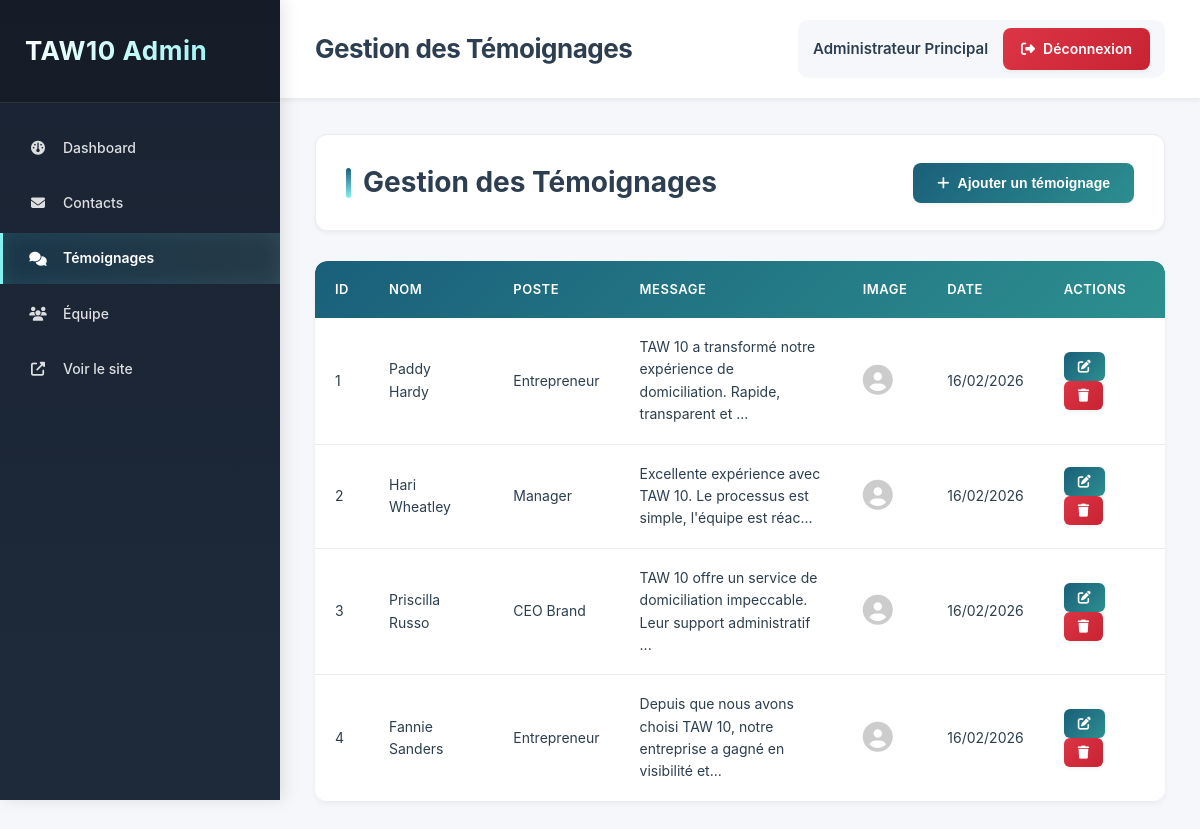
Screenshot of /admin/testimonials.php (signed in) with the database file from the repository.
### tables this page shows
CREATE TABLE IF NOT EXISTS testimonials (
    id INT AUTO_INCREMENT PRIMARY KEY,
    nom VARCHAR(255) NOT NULL,
    poste VARCHAR(255) NOT NULL,
    message TEXT NOT NULL,
    image VARCHAR(255),
    created_at TIMESTAMP DEFAULT CURRENT_TIMESTAMP
);

### admin/testimonials.php (the view, shortened to what this page needs)
<?php
require_once 'includes/layout.php';
$conn = getDBConnection();
$testimonials = $conn->query("SELECT * FROM testimonials ORDER BY created_at DESC");
?>
<div class="page-header">
    <h2>Gestion des Témoignages</h2>
    <button class="btn-primary" onclick="document.getElementById('addForm').style.display='block'">
        <i class="fas fa-plus"></i> Ajouter un témoignage
    </button>
</div>
<div class="table-container">
    <table class="data-table">
        <thead>
            <tr>
                <th>ID</th>
                <th>Nom</th>
                <th>Poste</th>
                <th>Message</th>
                <th>Image</th>
                <th>Date</th>
                <th>Actions</th>
            </tr>
        </thead>
        <tbody>
            <?php while($testimonial = $testimonials->fetch_assoc()): ?>
            <tr>
                <td><?php echo $testimonial['id']; ?></td>
                <td><?php echo htmlspecialchars($testimonial['nom']); ?></td>
                <td><?php echo htmlspecialchars($testimonial['poste']); ?></td>
                <td class="message-cell">
                    <?php echo htmlspecialchars(substr($testimonial['message'], 0, 80)); ?>...
                </td>
                <td>
                    <?php if ($testimonial['image']): ?>
                        <img src="<?php echo htmlspecialchars($testimonial['image']); ?>" alt="" style="width: 50px; height: 50px; border-radius: 50%; object-fit: cover;">
                    <?php else: ?>
                        <i class="fas fa-user-circle" style="font-size: 30px; color: #ccc;"></i>
                    <?php endif; ?>
                </td>
                <td><?php echo date('d/m/Y', strtotime($testimonial['created_at'])); ?></td>
                <td>
                    <a href="?edit=<?php echo $testimonial['id']; ?>" class="btn-action btn-edit">
                        <i class="fas fa-edit"></i>
                    </a>
                    <a href="?delete=<?php echo $testimonial['id']; ?>" class="btn-action btn-delete"
                       onclick="return confirm('Êtes-vous sûr de vouloir supprimer ce témoignage ?');">
                        <i class="fas fa-trash"></i>
                    </a>
                </td>
            </tr>
            <?php endwhile; ?>
        </tbody>
    </table>
</div>
<?php
require_once 'includes/footer.php';
?>

### admin/assets/css/admin.css (style rules this page uses)
* { margin: 0; padding: 0; box-sizing: border-box; }
:root { --primary-color: #1a5f7a; --secondary-color: #2c8f8f; --accent-color: #84f2f1; --success-color: #28a745; --danger-color: #dc3545; --warning-color: #ffc107; --info-color: #17a2b8; --text-dark: #2c3e50; --text-light: #6c757d; --bg-light: #f5f7fa; --bg-white: #ffffff; --white: #ffffff; --sidebar-bg: #1a2332; --sidebar-hover: #2a3441; --border-color: #e9ecef; --shadow-sm: 0 2px 4px rgba(0, 0, 0, 0.05); --shadow-md: 0 4px 6px rgba(0, 0, 0, 0.1); --shadow-lg: 0 10px 25px rgba(0, 0, 0, 0.15); --shadow-xl: 0 20px 40px rgba(0, 0, 0, 0.2); }
body { font-family: -apple-system, BlinkMacSystemFont, 'Segoe UI', Roboto, 'Helvetica Neue', Arial, sans-serif; background: var(--bg-light); color: var(--text-dark); line-height: 1.6; font-size: 14px; }
.table-container { overflow-x: auto; border-radius: 12px; box-shadow: var(--shadow-sm); background: var(--bg-white); }
.data-table { width: 100%; border-collapse: separate; border-spacing: 0; margin: 0; }
.data-table thead { background: linear-gradient(135deg, var(--primary-color) 0%, var(--secondary-color) 100%); color: var(--white); }
.data-table th { padding: 18px 20px; text-align: left; font-weight: 600; color: var(--white); border-bottom: none; font-size: 13px; text-transform: uppercase; letter-spacing: 0.5px; white-space: nowrap; }
.data-table th:first-child { border-top-left-radius: 12px; }
.data-table th:last-child { border-top-right-radius: 12px; }
.data-table td { padding: 18px 20px; border-bottom: 1px solid var(--border-color); background: var(--bg-white); transition: all 0.2s ease; }
.data-table tbody tr { transition: all 0.2s ease; }
.data-table tbody tr:last-child td:first-child { border-bottom-left-radius: 12px; }
.data-table tbody tr:last-child td:last-child { border-bottom-right-radius: 12px; }
.message-cell { max-width: 300px; }
.btn-primary { padding: 12px 24px; background: linear-gradient(135deg, var(--primary-color) 0%, var(--secondary-color) 100%); color: var(--white); border: none; border-radius: 8px; cursor: pointer; font-size: 14px; font-weight: 600; transition: all 0.3s ease; display: inline-flex; align-items: center; gap: 8px; text-decoration: none; box-shadow: var(--shadow-sm); position: relative; overflow: hidden; }
.btn-primary::before { content: ''; position: absolute; top: 50%; left: 50%; width: 0; height: 0; border-radius: 50%; background: rgba(255, 255, 255, 0.3); transform: translate(-50%, -50%); transition: width 0.6s, height 0.6s; }
.btn-action { padding: 8px 14px; border: none; border-radius: 6px; cursor: pointer; font-size: 13px; margin-right: 6px; transition: all 0.3s ease; text-decoration: none; display: inline-flex; align-items: center; gap: 6px; box-shadow: var(--shadow-sm); }
.btn-view, .btn-edit { background: linear-gradient(135deg, var(--primary-color) 0%, var(--secondary-color) 100%); color: var(--white); }
.btn-delete { background: linear-gradient(135deg, var(--danger-color) 0%, #c82333 100%); color: var(--white); }
.page-header { display: flex; justify-content: space-between; align-items: center; margin-bottom: 30px; padding: 25px 30px; background: var(--bg-white); border-radius: 12px; box-shadow: var(--shadow-sm); border: 1px solid var(--border-color); }
.page-header h2 { font-size: 28px; color: var(--text-dark); font-weight: 700; display: flex; align-items: center; gap: 12px; }
.page-header h2::before { content: ''; width: 5px; height: 30px; background: linear-gradient(180deg, var(--primary-color) 0%, var(--accent-color) 100%); border-radius: 3px; }

### rows the page displays
testimonials: id "1", nom "Paddy Hardy", poste "Entrepreneur", message "TAW 10 a transformé notre expérience de domiciliation. Rapide, transparent et", created_at "16/02/2026"
testimonials: id "2", nom "Hari Wheatley", poste "Manager", message "Excellente expérience avec TAW 10. Le processus est simple, l'équipe est réac", created_at "16/02/2026"
testimonials: id "3", nom "Priscilla Russo", poste "CEO Brand", message "TAW 10 offre un service de domiciliation impeccable. Leur support administratif", created_at "16/02/2026"
testimonials: id "4", nom "Fannie Sanders", poste "Entrepreneur", message "Depuis que nous avons choisi TAW 10, notre entreprise a gagné en visibilité et", created_at "16/02/2026"

### other values shown
$pageTitle "Gestion des Témoignages"
$_SESSION['admin_name'] "Administrateur Principal"
